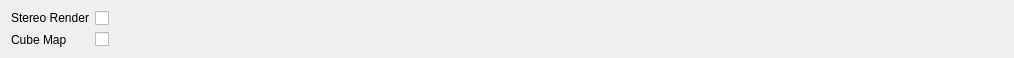
<?xml version="1.0" encoding="UTF-8"?>
<ui version="4.0">
 <class>Form</class>
 <widget class="QWidget" name="Form">
  <property name="geometry">
   <rect>
    <x>0</x>
    <y>0</y>
    <width>1014</width>
    <height>52</height>
   </rect>
  </property>
  <property name="sizePolicy">
   <sizepolicy hsizetype="Expanding" vsizetype="Expanding">
    <horstretch>0</horstretch>
    <verstretch>0</verstretch>
   </sizepolicy>
  </property>
  <property name="windowTitle">
   <string>Form</string>
  </property>
  <layout class="QGridLayout" name="gridLayout">
   <item row="0" column="0">
    <layout class="QGridLayout" name="gridLayout_15">
     <item row="0" column="1">
      <widget class="QCheckBox" name="bake_stereo_render_checkbox">
       <property name="text">
        <string/>
       </property>
      </widget>
     </item>
     <item row="0" column="0">
      <widget class="QLabel" name="bake_stereo_render_label">
       <property name="sizePolicy">
        <sizepolicy hsizetype="Fixed" vsizetype="Fixed">
         <horstretch>0</horstretch>
         <verstretch>0</verstretch>
        </sizepolicy>
       </property>
       <property name="text">
        <string>Stereo Render</string>
       </property>
      </widget>
     </item>
     <item row="1" column="0">
      <widget class="QLabel" name="bake_cube_map_label">
       <property name="text">
        <string>Cube Map</string>
       </property>
      </widget>
     </item>
     <item row="1" column="1">
      <widget class="QCheckBox" name="bake_cube_map_checkbox">
       <property name="text">
        <string/>
       </property>
      </widget>
     </item>
    </layout>
   </item>
  </layout>
 </widget>
 <resources/>
 <connections/>
</ui>
